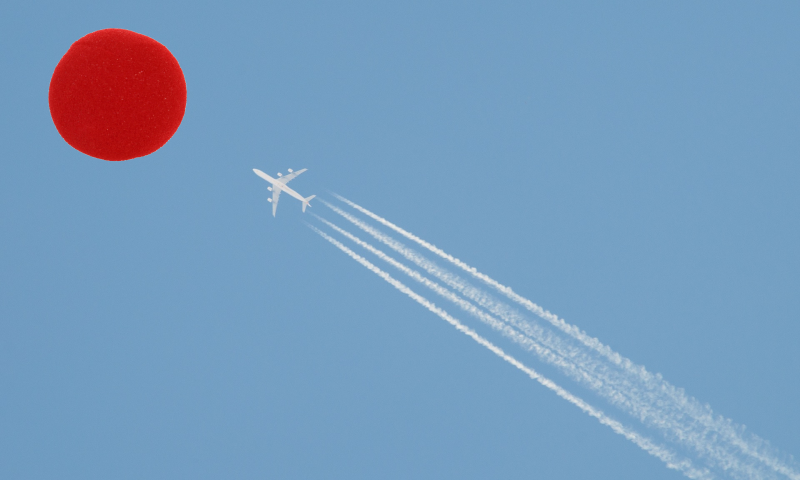
//> input picture EXAMENES/Practica/Avion -/Avion8.png, 800 x 480 px
$ ./1   (built with g++ and OpenCV 4)
//> lines starting //> are read from the running program, lines starting //| are printed output that depends on the picture; after the words box and inside, x2 and y2 are one past the last pixel; in counts of white or black regions, pixels touching at a corner belong together
#include "opencv2/opencv.hpp"
#include "opencv2/highgui/highgui.hpp"
#include "pdi_functions.h"
#include <iostream>
#include <opencv2/core/types_c.h>
#include "opencv2/imgproc/imgproc.hpp"
#include <ostream>
#include "opencv2/core/core.hpp"
#include <stdio.h>
#include <opencv2/opencv.hpp>
#include <opencv2/highgui/highgui.hpp>
#include <string.h>


using namespace std;
using namespace cv;
using namespace pdi;


int main(int argc, char** argv) {


	/// cargo imagen original

	Mat img = imread("Avion8.png");
//> img is the input picture: 480 rows x 800 cols, CV_8UC3; mean B, G, R 188.9, 155.3, 120.7
	imshow("Imagen", img);
	waitKey();

	Mat nuevaimg;
	cvtColor(img, nuevaimg, COLOR_BGR2GRAY);  // convierto a escala de grises
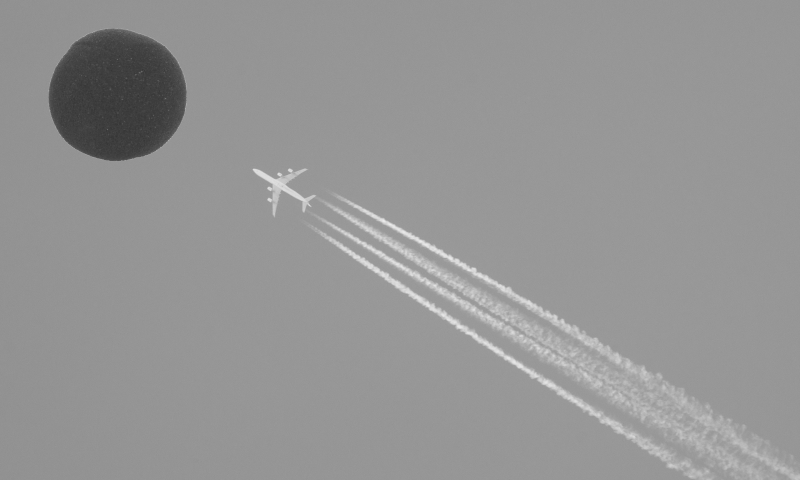
//> nuevaimg: 480 rows x 800 cols, CV_8UC1; min 52, max 236, mean 148.8

	///Binarizo para remarcar las lineas blancas

	threshold(nuevaimg,nuevaimg,200,255,CV_THRESH_BINARY);
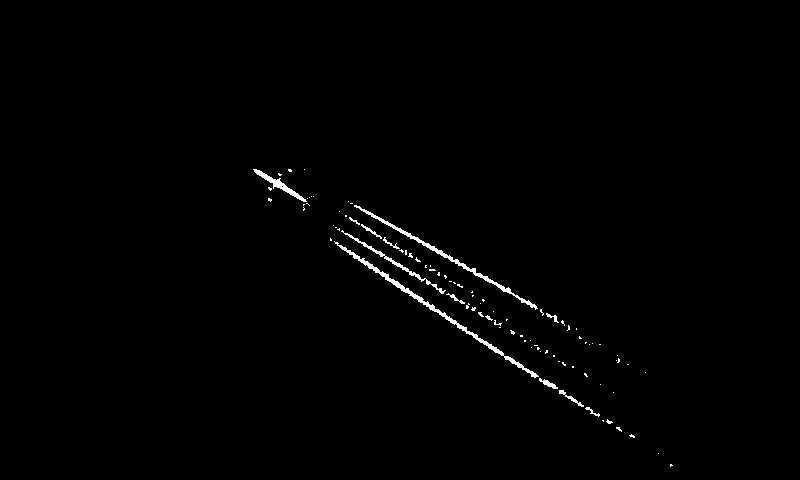
//> nuevaimg: 480 rows x 800 cols, CV_8UC1; 0.84% white; 92 white regions (79 under 20 px), largest, box (x1, y1, x2, y2) and area: (334, 241, 539, 378) 934, (354, 205, 538, 310) 723, (341, 230, 446, 294) 344

	imshow("binarizada",nuevaimg);
	waitKey();


	/// Aplico hough para obtener lineas horizontal y vertical


	// Hough

	//Canny para detectar los bordes de la imagen
	//cvtColor para cambiar la imagen de escala de grises a BGR y poder mostrar los resultados.
	// nLineas = cantidad minima de lineas a detectar

	double nLineas = 130; //160

	Mat dst;

	Canny(nuevaimg, dst, 220, 255, 3);  //entrada,salida, threshold1, threshold2, apertureSize  (3)
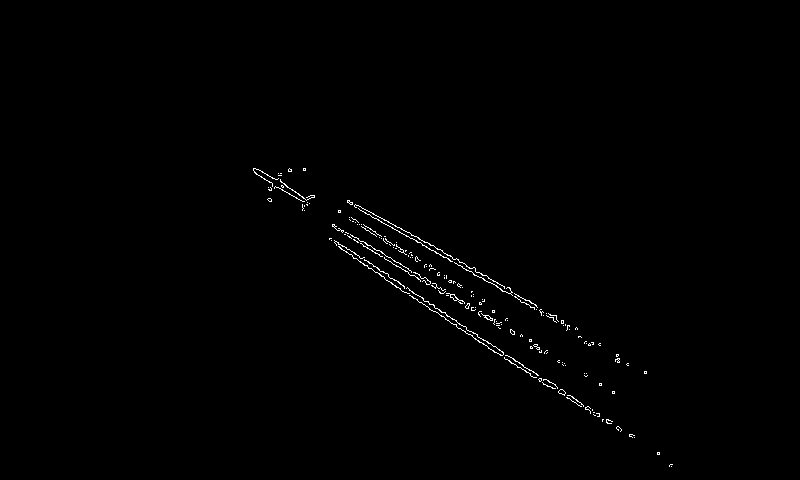
//> dst: 480 rows x 800 cols, CV_8UC1; 0.58% white in thin lines or dots, all inside (x1, y1, x2, y2) = (253, 168, 673, 467)

	double	ro = 1,
	tita = CV_PI/180; // = 1

	// NO TOCAR ESOS VALORES DE ARRIBA!!!!

	// ro grado a donde va desde 0 a 1 pixel a pixel
	// tita colinealidad (dis) grado a grado

	vector<Vec2f> lines;
	HoughLines(dst, lines,ro,tita, nLineas, 0, 0 );   // ro y tita no hacen nada, no tocarlos
//> lines = 4 lines (rho, theta): [11, 2.16], [9, 2.08], [21, 2.15], [15, 2.16]

	//busca de mas larga a mas corta
	//en lineas arranca desde el 0,0 y te las ordena de mas grande a mas chica desde lo mas a la izquierda y mas arriba posible

	//theta es el angulo de la perpendicular (restarle 90 para saber cual es, y para usarlo despues sumarle 90)
	//rho te indica la distancia PERPENDICULAR desde el origen hasta el primer punto que encuentre

	imshow("hough_principio",dst);
	waitKey();

	//este hough es el comun te devuelve rho y theta, buscar el houghp (de probabilidad) que te devuelve el punto desde donde arranca cada linea que encuentra

	//Mat cdst(img.rows, img.cols, CV_8UC3, Scalar(0,0,0));

	Mat cdst(img.rows, img.cols, CV_8UC(3), Scalar(0,0,0));

	for ( size_t i = 0; i < 2; i++ ) {   // podria ir hasta lines.size()

		float rho = lines[i][0], theta = lines[i][1];    // aca te devuelve rho y theta de mayor a menor lineas
		Point pt1, pt2;
		double a = cos(theta), b = sin(theta);
		double x0 = a*rho, y0 = b*rho;
		pt1.x = cvRound(x0 + 1000*(-b));
		pt1.y = cvRound(y0 + 1000*(a));
		pt2.x = cvRound(x0 - 1000*(-b));
		pt2.y = cvRound(y0 - 1000*(a));
		//line( cdst, pt1, pt2, Scalar(0,0,255), 1, CV_AA);
		line( cdst, pt1, pt2, 255, 1);

	}
//> this loop made 2 passes
//> (rho, theta, a, b, x0, y0) on passes 1 to 2: (11, 2.16, -0.559, 0.829, -6.15, 9.12), (9, 2.08, -0.485, 0.875, -4.36, 7.87)
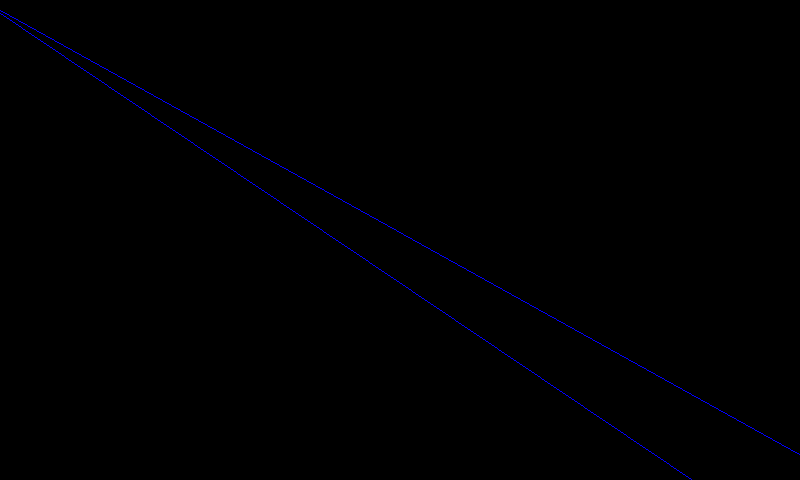
//> cdst: 480 rows x 800 cols, CV_8UC3; mean B, G, R 1, 0, 0


	imshow("Lineas_Hough",cdst);
	waitKey();


	// busco punto centro entre linea horizontal y lateral


	Vec3b negro(0,0,0);

	Vec3b rojo(0,0,255);

	Vec3b blanco(255,255,255);

	int x_centro=0;
	int y_centro=0;


	Mat aux_img=img.clone();
	Mat aux_img2=img.clone();


	// segmento


	for (int i=0;i<aux_img.rows;i++){
		for (int j=0;j<aux_img.cols;j++){

			if (
				((int)aux_img.at<Vec3b>(i,j)[2]<160)
			 || ((int)aux_img.at<Vec3b>(i,j)[1]>40)
		     || ((int)aux_img.at<Vec3b>(i,j)[0]>40)
				){
				aux_img.at<Vec3b>(i,j)=negro;
			}
		}
	}
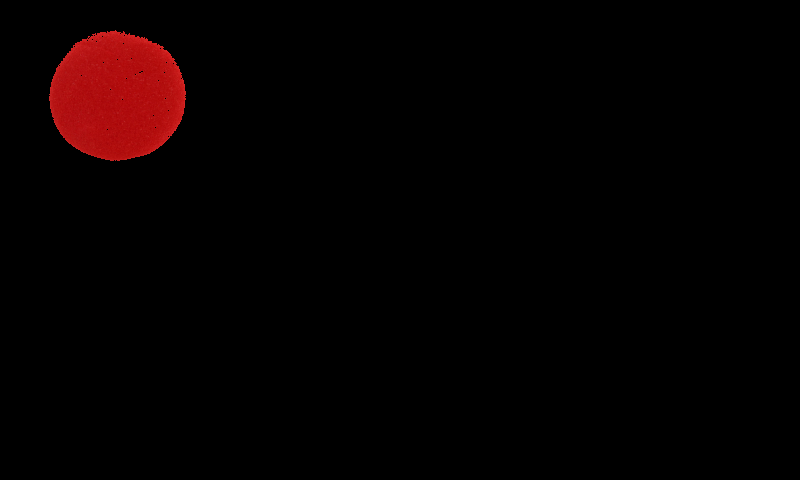
//> aux_img: 480 rows x 800 cols, CV_8UC3; mean B, G, R 0.6, 0.6, 6.5


	imshow("Seg",aux_img);
	waitKey();


	for (int i=0;i<aux_img2.rows;i++){
		for (int j=0;j<aux_img2.cols;j++){

			if (
				((int)aux_img2.at<Vec3b>(i,j)[2]<160)
				|| ((int)aux_img2.at<Vec3b>(i,j)[1]<160)
				|| ((int)aux_img2.at<Vec3b>(i,j)[0]<160)
				){
				aux_img2.at<Vec3b>(i,j)=negro;
			}
		}
	}
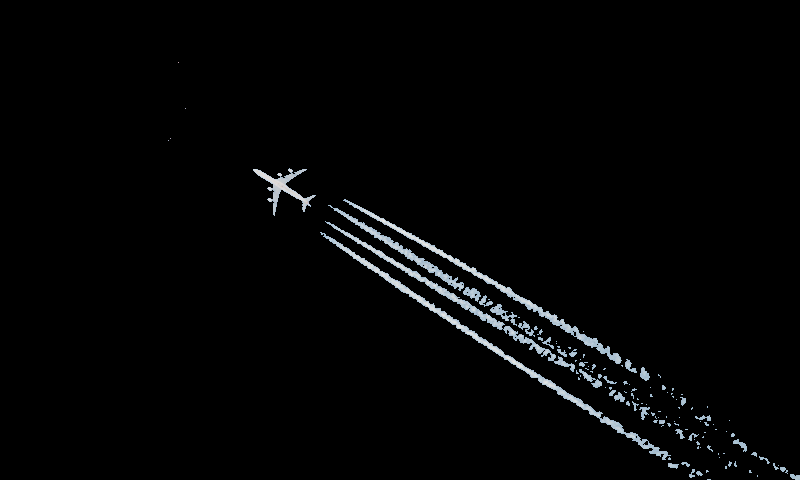
//> aux_img2: 480 rows x 800 cols, CV_8UC3; mean B, G, R 5.3, 4.9, 4.5


	imshow("Seg2",aux_img2);
	waitKey();


	char lado_avion='n';

	int posx=0;

	for (int i=0;i<aux_img2.rows;i++){

		if (lado_avion!='n')
			break;

			if (aux_img2.at<Vec3b>(i,2)!=negro){
				lado_avion='d';
				break;
			}
	}


	for (int i=0;i<aux_img2.rows;i++){

		if (lado_avion!='n')
			break;

		if (aux_img2.at<Vec3b>(i,aux_img2.cols-2)!=negro){
			lado_avion='i';
			break;
		}
	}


	for (int j=0;j<aux_img2.cols;j++){

		if (posx!=0)
			break;

		if (aux_img2.at<Vec3b>(2,j)!=negro){
			posx=j;
			break;
		}
	}


	for (int j=0;j<aux_img2.cols;j++){

		if (posx!=0)
			break;

		if (aux_img2.at<Vec3b>(aux_img2.rows-2,j)!=negro){
			posx=j;
			break;
		}
	}


	if (posx!=0){
		if (posx>aux_img2.cols/2){
			lado_avion='i';
		}
		else{
			lado_avion='d';
		}
	}

	cout<<"lado de avion: "<<lado_avion<<endl;;


	int colision=0;


	for (int i=0;i<aux_img.rows;i++){
		for (int j=0;j<aux_img.cols;j++){

			if ( (aux_img.at<Vec3b>(i,j)!=negro) && (cdst.at<Vec3b>(i,j)!=negro) ){
				colision=1;
			}
		}
	}
//> this loop made 480 passes
//> colision on passes 1 to 3: 0, 0, 0
//> after the loop, colision = 1


	double grados = (lines[0][1]*180/CV_PI);
//> grados = 124

	if (colision==1){
	cout<<"el objeto colisiona"<<endl;
	}
	else{
		cout<<"el objeto no colisiona"<<endl;
	}


	grados=round(grados);


		// [30 lines of commented-out code are left out]

	cout<<"los grados de trayectoria son aproximadamente: "<<grados<<endl;
//| los grados de trayectoria son aproximadamente: 124


	return 0;
}

$ run again, with EXAMENES/Practica/Avion -/Avion2.png copied over EXAMENES/Practica/Avion -/Avion8.png
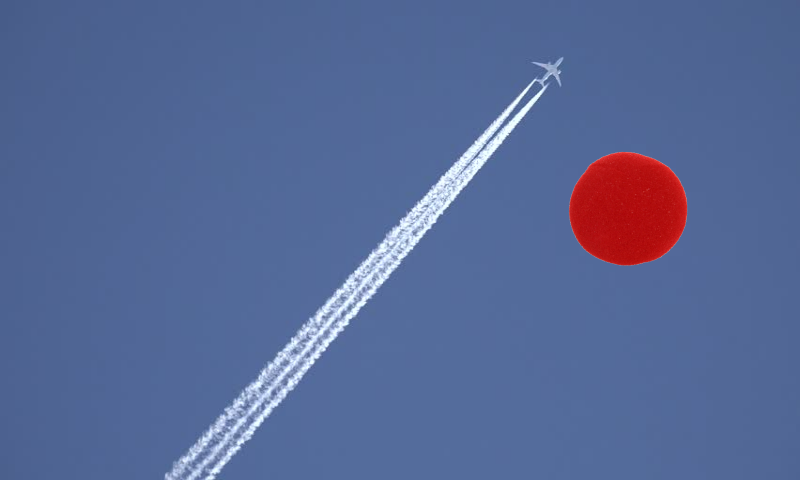
//> input picture EXAMENES/Practica/Avion -/Avion2.png, 800 x 480 px
//> img is the input picture: 480 rows x 800 cols, CV_8UC3; mean B, G, R 150.2, 104.7, 87.4
//> `threshold(nuevaimg,nuevaimg,200,255,CV_THRESH_BINARY);`:
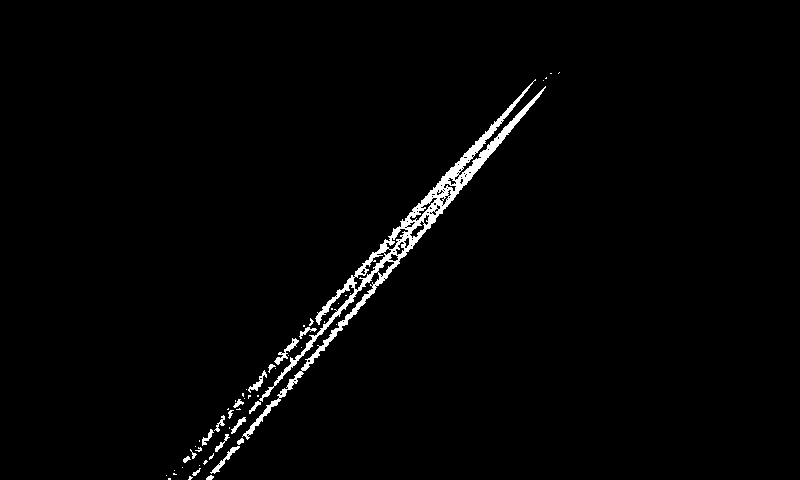
//> nuevaimg: 480 rows x 800 cols, CV_8UC1; 1.9% white; 54 white regions (36 under 20 px), largest, box (x1, y1, x2, y2) and area: (242, 79, 546, 440) 5885, (274, 338, 299, 365) 163, (210, 446, 240, 474) 157
//> dst: 480 rows x 800 cols, CV_8UC1; 0.91% white in thin lines or dots, all inside (x1, y1, x2, y2) = (165, 71, 560, 480)
//> lines = 18 lines (rho, theta), first 12: [451, 0.77], [457, 0.72], [468, 0.72], [473, 0.72], [462, 0.73], [453, 0.79], [466, 0.68], [445, 0.75], [457, 0.79], [450, 0.79], [455, 0.79], [450, 0.75]
//> the loop `for ( size_t i = 0; i < 2; i++ )` made 2 passes
//> (rho, theta, a, b, x0, y0) on passes 1 to 2: (451, 0.768, 0.719, 0.695, 324.4, 313.3), (457, 0.716, 0.755, 0.656, 344.9, 299.8)
//> after the loop `for (int i=0;i<aux_img2.rows;i++)`:
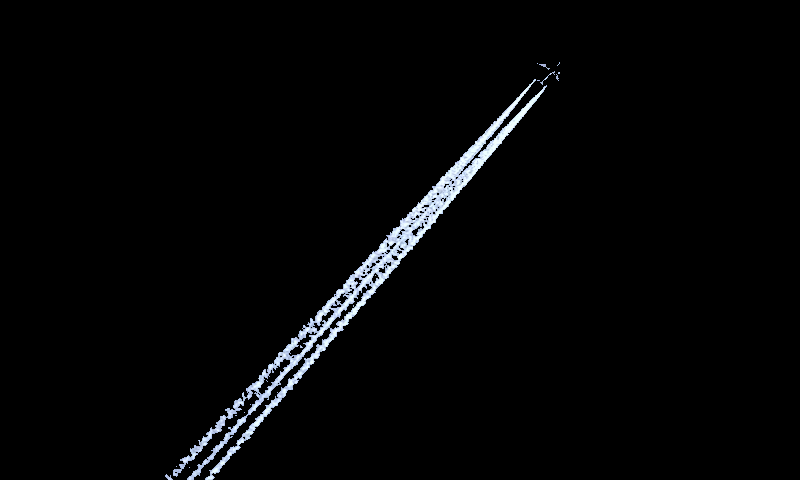
//> aux_img2: 480 rows x 800 cols, CV_8UC3; mean B, G, R 6.3, 5.7, 5.3
//> after the loop `for (int i=0;i<aux_img.rows;i++)`: colision = 0
//> grados = 44
//| los grados de trayectoria son aproximadamente: 44

$ run again, with EXAMENES/Practica/Avion -/Avion3.png copied over EXAMENES/Practica/Avion -/Avion8.png
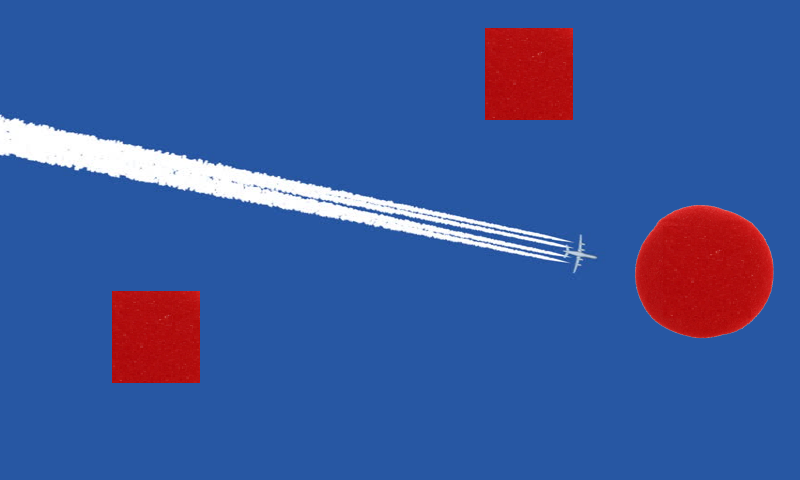
//> input picture EXAMENES/Practica/Avion -/Avion3.png, 800 x 480 px
//> img is the input picture: 480 rows x 800 cols, CV_8UC3; mean B, G, R 154.8, 87.9, 58.8
//> `threshold(nuevaimg,nuevaimg,200,255,CV_THRESH_BINARY);`:
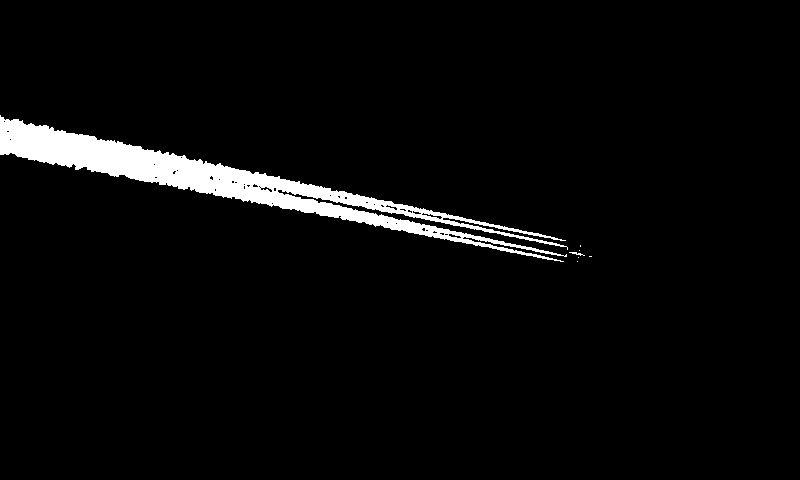
//> nuevaimg: 480 rows x 800 cols, CV_8UC1; 3.8% white; 7 white regions (5 under 20 px), largest, box (x1, y1, x2, y2) and area: (0, 115, 568, 262) 14429, (569, 252, 585, 256) 26
//> dst: 480 rows x 800 cols, CV_8UC1; 0.66% white in thin lines or dots, all inside (x1, y1, x2, y2) = (0, 115, 592, 263)
//> lines = 5 lines (rho, theta): [150, 1.76], [116, 1.78], [134, 1.76], [131, 1.78], [112, 1.8]
//> the loop `for ( size_t i = 0; i < 2; i++ )` made 2 passes
//> (rho, theta, a, b, x0, y0) on passes 1 to 2: (150, 1.76, -0.191, 0.982, -28.62, 147.2), (116, 1.78, -0.208, 0.978, -24.12, 113.5)
//> after the loop `for (int i=0;i<aux_img.rows;i++)`:
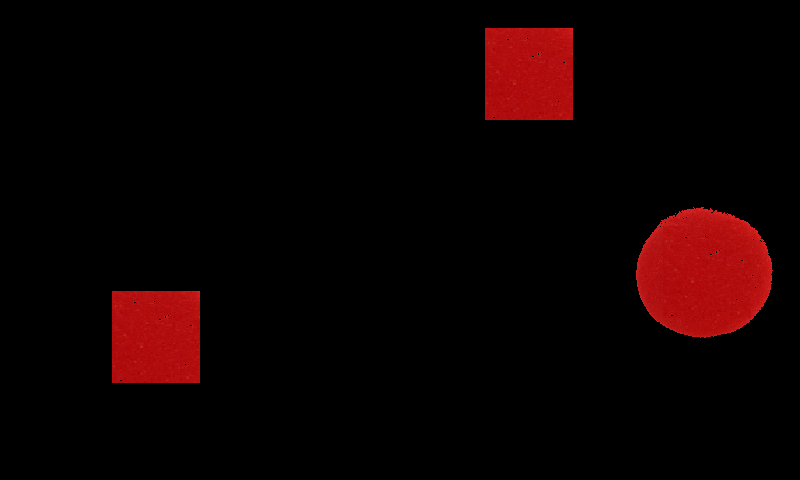
//> aux_img: 480 rows x 800 cols, CV_8UC3; mean B, G, R 1.3, 1.2, 14
//| lado de avion: d
//> after the loop `for (int i=0;i<aux_img.rows;i++)`: colision = 1
//> grados = 101
//| los grados de trayectoria son aproximadamente: 101
